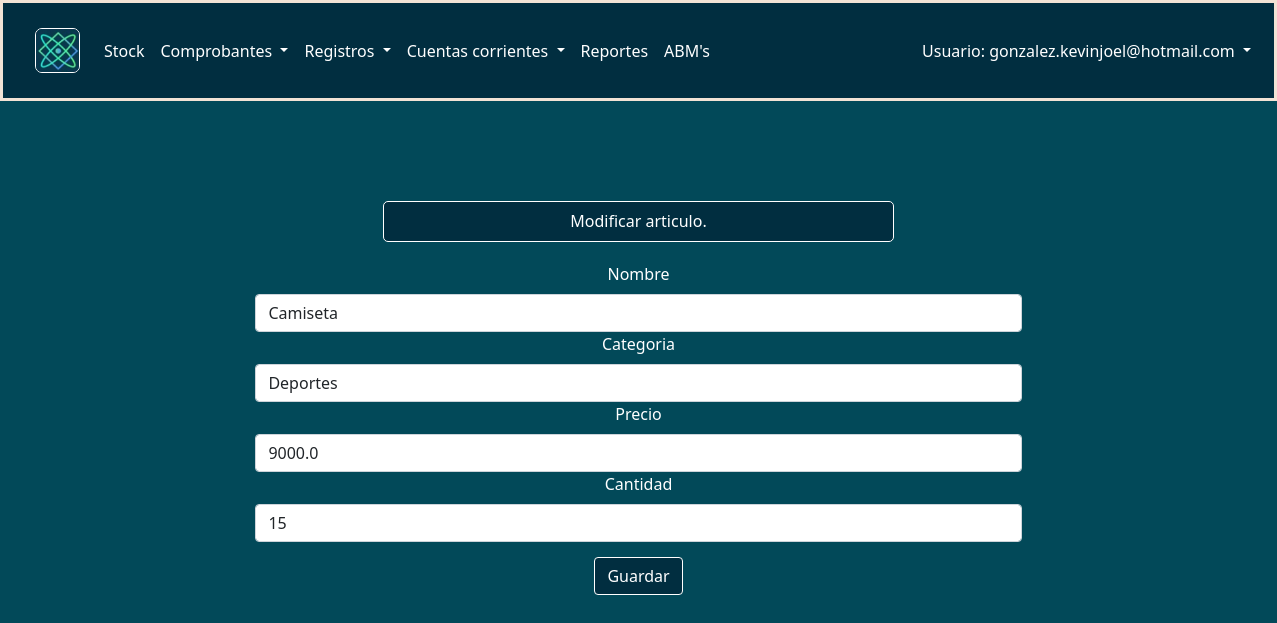
Page /abm/modificararticulo/2 (signed in) on the earlier database version.
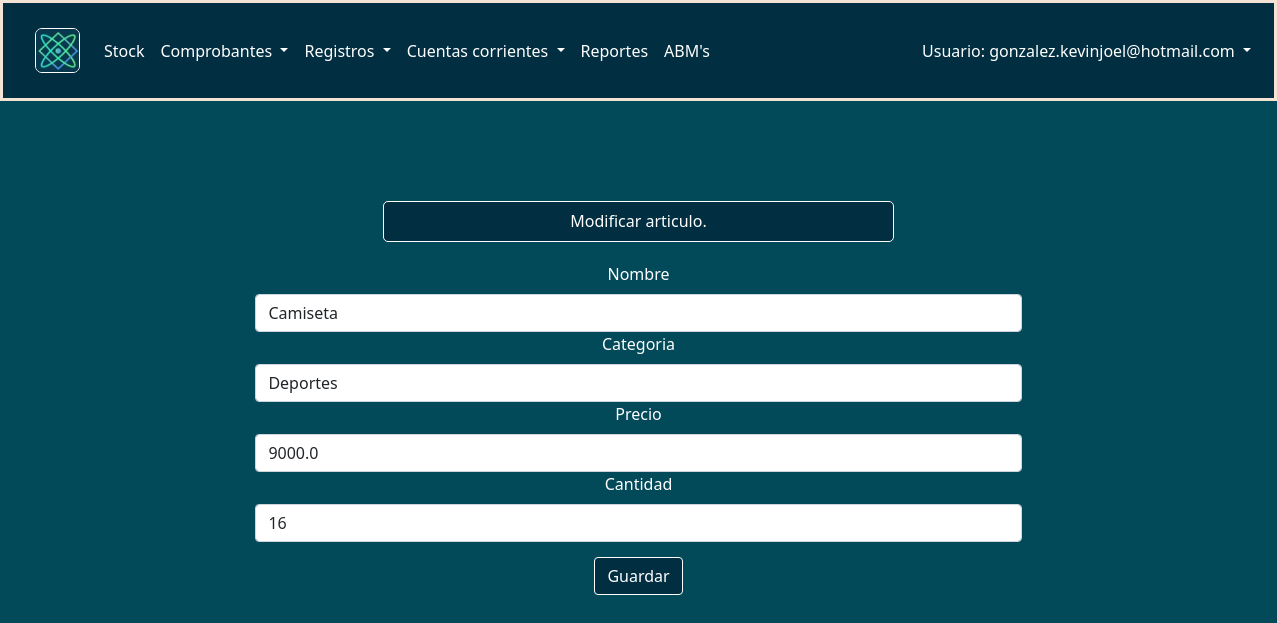
Same page on the later database version.
### AppArticulos/models.py (models this page shows, shortened)
class Articulo(models.Model):
    id_articulo=models.IntegerField(primary_key = True)
    nombre=models.CharField('Nombre', max_length=50)
    categoria=models.ForeignKey(Categoria, on_delete=models.CASCADE)
    precio=models.FloatField('Precio')
    disponibilidad=models.BooleanField(default=True)
    cantidad=models.IntegerField('Cantidad')
    created=models.DateTimeField(auto_now_add=True)
    updated=models.DateTimeField(auto_now_add=True)
    class Meta:
        verbose_name="Articulo"
        verbose_name_plural="Articulos"

### AppABM/views.py (the view, shortened to what this page needs)
# urls.py: path('modificararticulo/<id>', views.modificar_articulo, name="modificar_articulo"),
@login_required
def modificar_articulo(request, id):
    producto = get_object_or_404(Articulo, id_articulo=id)
    data = {
        'form': ArticuloModificarForm(instance=producto)
    }
    return render(request, 'AppABM/modificararticulo.html', data)

### AppABM/forms.py
class ArticuloModificarForm(forms.ModelForm):
    class Meta:
        model = Articulo
        fields = ['nombre', 'categoria', 'precio', 'cantidad']

### AppAgregar/context_processor.py (called while the page is built)
def importe_total(request):
    total=0.0
    if request.user.is_authenticated:
        if "agregar" in request.session.keys():
                for key, value in request.session['agregar'].items():
                        total=total+value['totalcant']
    return {'importe_total': total}

def importe_totalsiniva(request):
    total=0.0
    if request.user.is_authenticated:
        if "agregar" in request.session.keys():
                for key, value in request.session['agregar'].items():
                        total=total+value['subtotal']
    return {'totalsiniva': total}

### AppAgregarV/context_processor.py (called while the page is built)
def importe_total(request):
    total=0.0
    if request.user.is_authenticated:
        if "agregarv" in request.session.keys():
                for key, value in request.session['agregarv'].items():
                        total=total+value['totalcant']
    return {'totalventaIVA': total}

### AppArticulos/models.py (called while the page is built)
    def __str__(self):
        return self.nombre

### AppABM/templates/AppAbm/modificararticulo.html (shortened to what this page needs)
{% extends "base/base.html" %}
{% load widget_tweaks %}
{% load bootstrap4 %}
{% load static %}
{% block content %}
    <form method="post" class="formularioadd" enctype="multipart/form-data">
        <h6 class="addproductabm"> Modificar articulo. </h6>
        {% for field in form.visible_fields %}
            <div class="form-group add" style="width: 60%; margin:auto; color: white;">
                <label for="{{ field.id_for_label }}">{{ field.label }}</label>
                {{ field|add_class:'form-control' }}
            </div>
        {% endfor %}
            <div class="form-group guardar">
                <button type="submit" class="btn btn-success" style="margin-top: 15px; background-color: #012E40; border: solid 1px white;">
                 Guardar
                </button>
            </div>
    </form>
{% endblock %}

Differences in the rows shown:
changed Articulo "Camiseta": cantidad "15" → "16"
